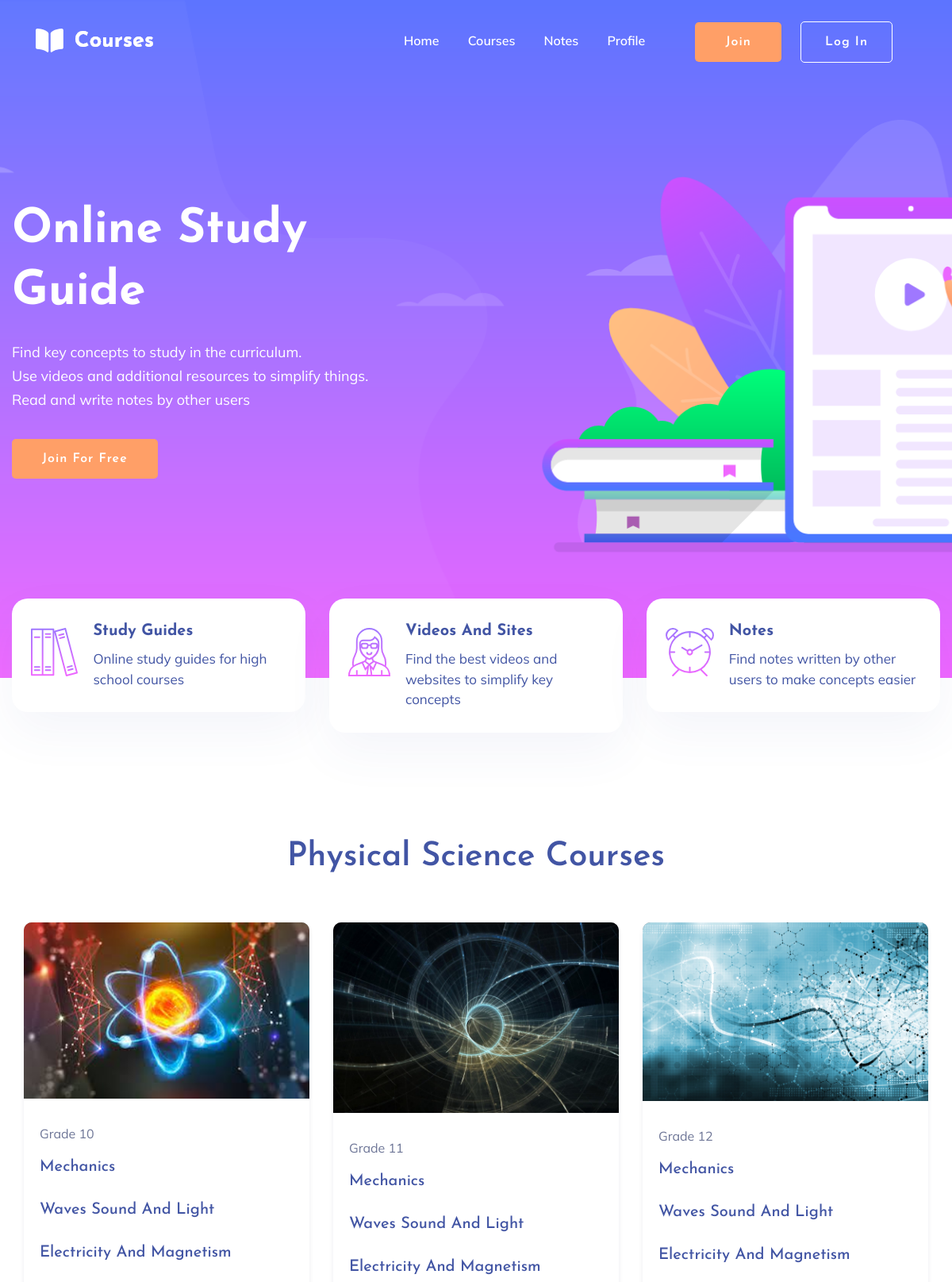
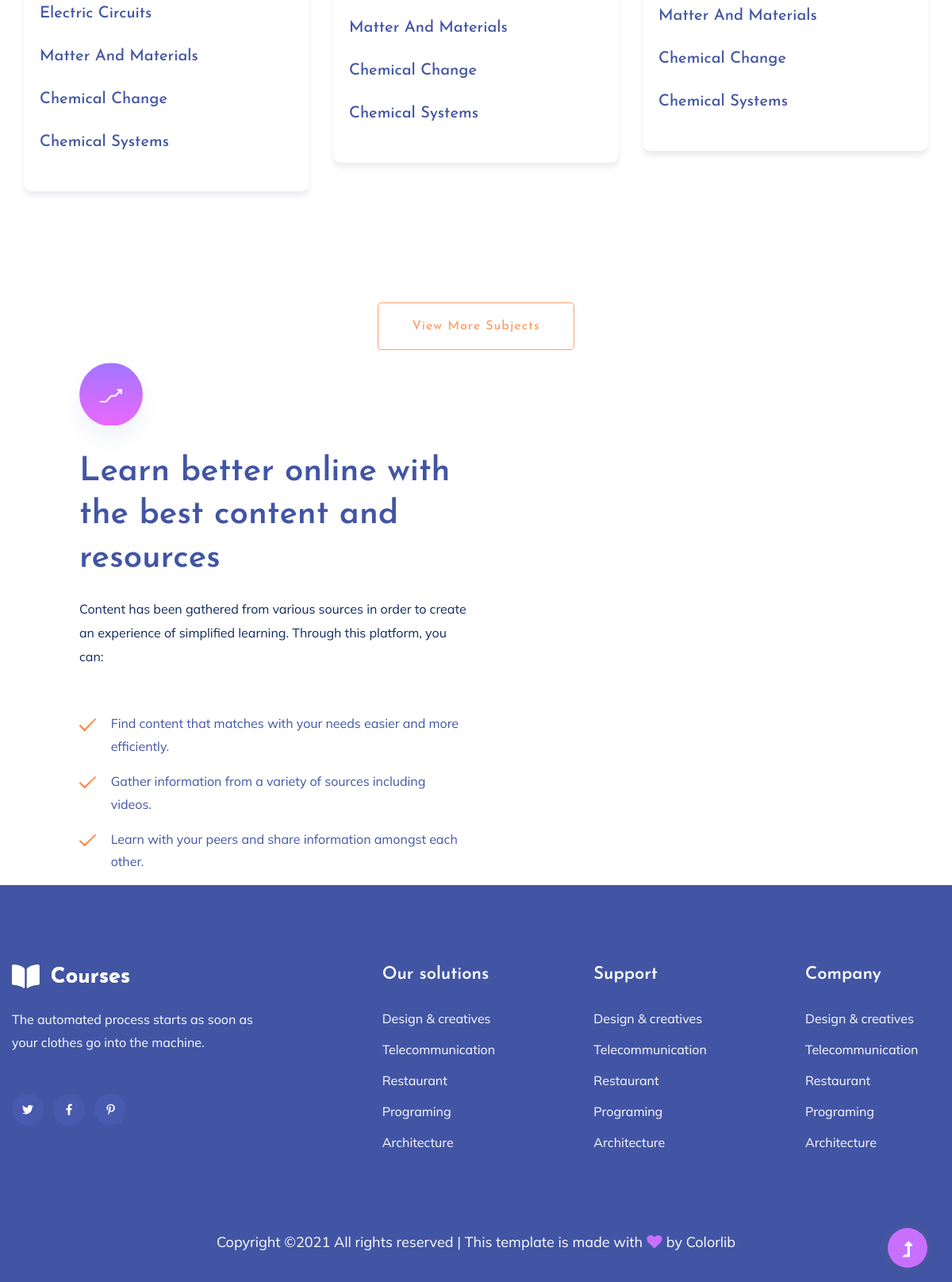
The page / on the database its author committed (2 pictures, top to bottom).
### Home/models.py (models this page shows, shortened)
class Subject(models.Model):
    title = models.CharField(max_length=100)
    slug = models.SlugField()
    @property
    def grades(self):
        return self.grade_set.all()

class Grade(models.Model):
    title = models.CharField(max_length=100)
    slug = models.SlugField()
    subject = models.ForeignKey(Subject, on_delete=models.CASCADE, default=None)
    image_url = models.CharField(max_length=100,default=None,blank=True)
    @property
    def topics(self):
        return self.topic_set.all()

class Topic(models.Model):
    title = models.CharField(max_length=100)
    slug = models.SlugField()
    grade = models.ForeignKey(Grade, on_delete=models.CASCADE, default=None)
    def my_url(self):
        return reverse('Home:Concepts', kwargs={'subject_slug':self.grade.subject.slug, 'grade_slug':self.grade.slug, 'topic_slug':self.slug})

### Home/views.py (the view)
# urls.py: path('', home, name="Home"),
def home(request):
    subjects = Subject.objects.all()
    grades = Grade.objects.all()
    topics = Topic.objects.all()
    context = {
        "subjects":subjects,
        "topics":topics,
        "grades":grades,
        }
    return render(request, "Home/home.html", context)

### Home/templates/Home/home.html
{% extends 'Home/header.html' %}
{% block content %}
{% include 'Home/head.html' %}
    <main>
        <section class="slider-area ">
            <div class="slider-active">
                <div class="single-slider slider-height d-flex align-items-center">
                    <div class="container">
                        <div class="row">
                            <div class="col-xl-6 col-lg-7 col-md-12">
                                <div class="hero__caption">
                                    <h1 data-animation="fadeInLeft" data-delay="0.2s">Online Study<br> Guide</h1>
                                    <p data-animation="fadeInLeft" data-delay="0.4s">Find key concepts to study in the curriculum.<br> Use videos and additional resources to simplify things.<br> Read and write notes by other users<br></p>
                                    <a href="{% url 'Profile:Register' %}" class="btn hero-btn" data-animation="fadeInLeft" data-delay="0.7s">Join for Free</a>
                                </div>
                            </div>
                        </div>
                    </div>
                </div>
            </div>
        </section>
        <div class="services-area">
            <div class="container">
                <div class="row justify-content-sm-center">
                    <div class="col-lg-4 col-md-6 col-sm-8">
                        <div class="single-services mb-30">
                            <div class="features-icon">
                                <img src="/media/img/icon/icon1.svg" alt="">
                            </div>
                            <div class="features-caption">
                                <h3>Study Guides</h3>
                                <p>Online study guides for high school courses</p>
                            </div>
                        </div>
                    </div>
                    <div class="col-lg-4 col-md-6 col-sm-8">
                        <div class="single-services mb-30">
                            <div class="features-icon">
                                <img src="/media/img/icon/icon2.svg" alt="">
                            </div>
                            <div class="features-caption">
                                <h3>Videos And Sites</h3>
                                <p>Find the best videos and websites to simplify key concepts</p>
                            </div>
                        </div>
                    </div>
                    <div class="col-lg-4 col-md-6 col-sm-8">
                        <div class="single-services mb-30">
                            <div class="features-icon">
                                <img src="/media/img/icon/icon3.svg" alt="">
                            </div>
                            <div class="features-caption">
                                <h3>Notes</h3>
                                <p>Find notes written by other users to make concepts easier</p>
                            </div>
                        </div>
                    </div>
                </div>
            </div>
        </div>
		{% for subject in subjects %}
        <div class="courses-area section-padding40 fix">
            <div class="container">
				<div class="row justify-content-center">
					<div class="col-xl-7 col-lg-8">
						<div class="section-tittle text-center mb-55">
							<h2>{{ subject.title }} Courses</h2>
						</div>
					</div>
				</div>
                <div class="courses-actives">
						{% for grade in subject.grades %}
						<div class="properties pb-20">
							<div class="properties__card">
								<div class="properties__img overlay1">
									<img src="{{ grade.image_url }}" alt="">
								</div>
								<div class="properties__caption">
									<p>{{ grade.title }}</p>
										{% for topic in grade.topics %}
										<h3><a href="{{ topic.my_url }}">{{ topic.title }}</a></h3>
										<br>
										{% endfor %}
								</div>
							</div>
						</div>
						{% endfor %}
					 </div>
                </div>
            </div>
			{% endfor %}
			<div class="col-xl-12">
                        <div class="section-tittle text-center mt-20">
                            <a href="{% url 'Home:Courses' %}" class="border-btn">View More Subjects</a>
                        </div>
            </div>
        <section class="about-area1 fix pt-10">
            <div class="support-wrapper align-items-center">
                <div class="left-content1">
                    <div class="about-icon">
                        <img src="/media/img/icon/about.svg" alt="">
                    </div>
                    <div class="section-tittle section-tittle2 mb-55">
                        <div class="front-text">
                            <h2 class="">Learn better online with the best content and resources</h2>
                            <p>Content has been gathered from various sources in order to create an
							 experience of simplified learning. Through this platform, you can:</p>
                        </div>
                    </div>
                    <div class="single-features">
                        <div class="features-icon">
                            <img src="/media/img/icon/right-icon.svg" alt="">
                        </div>
                        <div class="features-caption">
                            <p>Find content that matches with your needs easier and more efficiently.</p>
                        </div>
                    </div>
                    <div class="single-features">
                        <div class="features-icon">
                            <img src="/media/img/icon/right-icon.svg" alt="">
                        </div>
                        <div class="features-caption">
                            <p>Gather information from a variety of sources including videos.</p>
                        </div>
                    </div>
                    <div class="single-features">
                        <div class="features-icon">
                            <img src="/media/img/icon/right-icon.svg" alt="">
                        </div>
                        <div class="features-caption">
                            <p>Learn with your peers and share information amongst each other.</p>
                        </div>
                    </div>
                </div>
            </div>
        </section>
    </main>
{% endblock %}

### Home/templates/Home/header.html (shortened to what this page needs)
<!doctype html>
<html class="no-js" lang="zxx">
<head>
	{% load static %}
    <link rel="stylesheet" href="{% static 'assets/css/bootstrap.min.css' %}">
    <link rel="stylesheet" href="{% static 'assets/css/owl.carousel.min.css' %}">
    <link rel="stylesheet" href="{% static 'assets/css/slicknav.css' %}">
    <link rel="stylesheet" href="{% static 'assets/css/flaticon.css' %}">
    <link rel="stylesheet" href="{% static 'assets/css/progressbar_barfiller.css' %}">
    <link rel="stylesheet" href="{% static 'assets/css/gijgo.css' %}">
    <link rel="stylesheet" href="{% static 'assets/css/animate.min.css' %}">
    <link rel="stylesheet" href="{% static 'assets/css/animated-headline.css' %}">
    <link rel="stylesheet" href="{% static 'assets/css/magnific-popup.css' %}">
    <link rel="stylesheet" href="{% static 'assets/css/fontawesome-all.min.css' %}">
    <link rel="stylesheet" href="{% static 'assets/css/themify-icons.css' %}">
    <link rel="stylesheet" href="{% static 'assets/css/slick.css' %}">
    <link rel="stylesheet" href="{% static 'assets/css/nice-select.css' %}">
    <link rel="stylesheet" href="{% static 'assets/css/style.css' %}">
</head>
<body>
					{% block content %}
					{% endblock %}
    <footer>
     <div class="footer-wrappper footer-bg">
        <div class="footer-area footer-padding">
            <div class="container">
                <div class="row justify-content-between">
                    <div class="col-xl-4 col-lg-5 col-md-4 col-sm-6">
                        <div class="single-footer-caption mb-50">
                            <div class="single-footer-caption mb-30">
                                <div class="footer-logo mb-25">
                                    <a href="index.html"><img src="/media/img/logo/logo2_footer.png" alt=""></a>
                                </div>
                                <div class="footer-tittle">
                                    <div class="footer-pera">
                                        <p>The automated process starts as soon as your clothes go into the machine.</p>
                                    </div>
                                </div>
                                <div class="footer-social">
                                    <a href="#"><i class="fab fa-twitter"></i></a>
                                    <a href="#"><i class="fab fa-facebook-f"></i></a>
                                    <a href="#"><i class="fab fa-pinterest-p"></i></a>
                                </div>
                            </div>
                        </div>
                    </div>
                    <div class="col-xl-2 col-lg-3 col-md-4 col-sm-5">
                        <div class="single-footer-caption mb-50">
                            <div class="footer-tittle">
                                <h4>Our solutions</h4>
                                <ul>
                                    <li><a href="#">Design & creatives</a></li>
                                    <li><a href="#">Telecommunication</a></li>
                                    <li><a href="#">Restaurant</a></li>
                                    <li><a href="#">Programing</a></li>
                                    <li><a href="#">Architecture</a></li>
                                </ul>
                            </div>
                        </div>
                    </div>
                    <div class="col-xl-2 col-lg-4 col-md-4 col-sm-6">
                        <div class="single-footer-caption mb-50">
                            <div class="footer-tittle">
                                <h4>Support</h4>
                                <ul>
                                    <li><a href="#">Design & creatives</a></li>
                                    <li><a href="#">Telecommunication</a></li>
                                    <li><a href="#">Restaurant</a></li>
                                    <li><a href="#">Programing</a></li>
                                    <li><a href="#">Architecture</a></li>
                                </ul>
                            </div>
                        </div>
                    </div>
                    <div class="col-xl-2 col-lg-3 col-md-4 col-sm-6">
                        <div class="single-footer-caption mb-50">
                            <div class="footer-tittle">
                                <h4>Company</h4>
                                <ul>
                                    <li><a href="#">Design & creatives</a></li>
                                    <li><a href="#">Telecommunication</a></li>
                                    <li><a href="#">Restaurant</a></li>
                                    <li><a href="#">Programing</a></li>
                                    <li><a href="#">Architecture</a></li>
                                </ul>
                            </div>
                        </div>
                    </div>
                </div>
            </div>
        </div>
        <div class="footer-bottom-area">
            <div class="container">
                <div class="footer-border">
                    <div class="row d-flex align-items-center">
                        <div class="col-xl-12 ">
                            <div class="footer-copy-right text-center">
                                <p>
                                  Copyright &copy;<script>document.write(new Date().getFullYear());</script> All rights reserved | This template is made with <i class="fa fa-heart" aria-hidden="true"></i> by <a href="https://colorlib.com" target="_blank">Colorlib</a>
                                  </p>
                              </div>
                          </div>
                      </div>
                  </div>
              </div>
          </div>
      </div>
  </footer>
  <div id="back-top" >
    <a title="Go to Top" href="#"> <i class="fas fa-level-up-alt"></i></a>
</div>
</body>
</html>

### Home/templates/Home/head.html (shortened to what this page needs)
{% block content %}
    <header>
        <div class="header-area header-transparent">
            <div class="main-header ">
                <div class="header-bottom  header-sticky">
                    <div class="container-fluid">
                        <div class="row align-items-center">
                            <div class="col-xl-2 col-lg-2">
                                <div class="logo">
                                    <a href="{% url 'Home:Home' %}"><img src="/media/img/logo/logo.png" alt=""></a>
                                </div>
                            </div>
                            <div class="col-xl-10 col-lg-10">
                                <div class="menu-wrapper d-flex align-items-center justify-content-end">
                                    <div class="main-menu d-none d-lg-block">
                                        <nav>
                                            <ul id="navigation">
                                                <li class="active" ><a href="{% url 'Home:Home' %}">Home</a></li>
                                                <li><a href="{% url 'Home:Courses' %}">Courses</a></li>
                                                <li><a href="{% url 'Notes:List' %}">Notes</a></li>
                                                <li><a href="{% url 'Profile:Profile' %}">Profile</a></li>
                                                <li class="button-header margin-left "><a href="{% url 'Profile:Register' %}" class="btn">Join</a></li>
                                                <li class="button-header"><a href="{% url 'Profile:Login' %}" class="btn btn3">Log in</a></li>
                                            </ul>
                                        </nav>
                                    </div>
                                </div>
                            </div>
                            <div class="col-12">
                            </div>
                        </div>
                    </div>
                </div>
            </div>
        </div>
    </header>
{% endblock %}

### rows shown on the page
Subject: title "Physical Science"
Grade: image_url (picture), title "Grade 10"
Topic: title "Mechanics"
Topic: title "Waves Sound And Light"
Topic: title "Electricity And Magnetism"
Topic: title "Electric Circuits"
Topic: title "Matter And Materials"
Topic: title "Chemical Change"
Topic: title "Chemical Systems"
Grade: image_url (picture), title "Grade 11"
Topic: title "Mechanics"
Topic: title "Waves Sound And Light"
Topic: title "Electricity And Magnetism"
Topic: title "Matter And Materials"
Topic: title "Chemical Change"
Topic: title "Chemical Systems"
Grade: image_url (picture), title "Grade 12"
Topic: title "Mechanics"
Topic: title "Waves Sound And Light"
Topic: title "Electricity And Magnetism"
Topic: title "Matter And Materials"
Topic: title "Chemical Change"
Topic: title "Chemical Systems"
